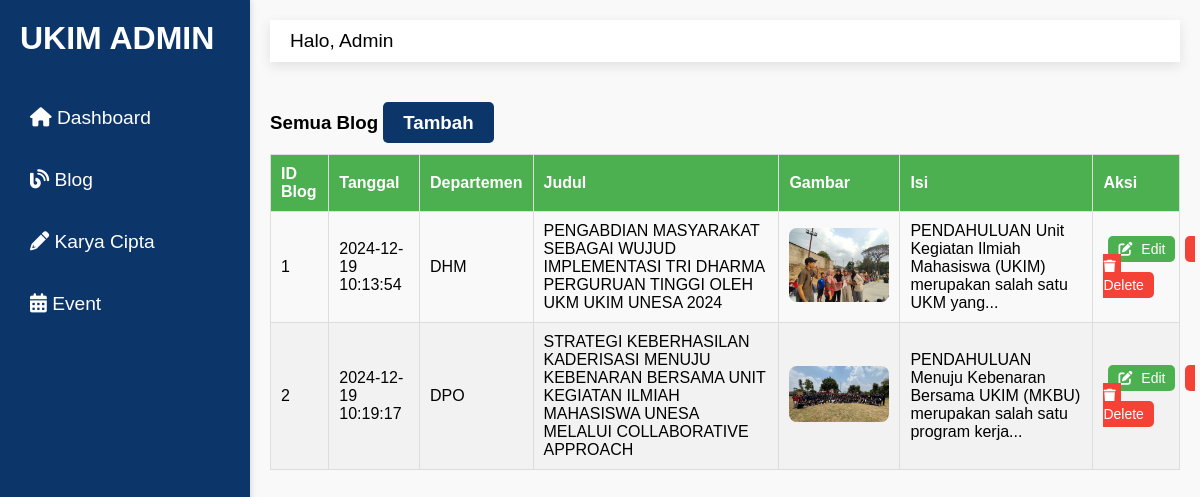
Screenshot of /admin/article.php with the database file from the repository.
### tables this page shows
CREATE TABLE `blog_ukim` (
  `id_blog` int NOT NULL,
  `tgl` timestamp NOT NULL DEFAULT CURRENT_TIMESTAMP ON UPDATE CURRENT_TIMESTAMP,
  `departemen` enum('BPH','DPO','DPR','DHM','DPE') NOT NULL,
  `judul` varchar(255) NOT NULL,
  `gambar` varchar(255) NOT NULL,
  `isi` longtext NOT NULL
);

### admin/article.php (the view)
<?php
include('./layout/header-admin.php');
?>
<body>
    <div class="main-table">
        <h3 class="mb-3">Semua Blog
            <a href="article-add.php" class="btn btn-success">Tambah</a>
        </h3>
        <table class="data-table">
            <thead>
                <tr>
                    <th>ID Blog</th>
                    <th>Tanggal</th>
                    <th>Departemen</th>
                    <th>Judul</th>
                    <th>Gambar</th>
                    <th>Isi</th>
                    <th>Aksi</th>
                </tr>
            </thead>
            <tbody>
                <?php
                $sql = "SELECT id_blog, tgl, departemen, judul, gambar, isi FROM blog_ukim";
                $result = mysqli_query($conn, $sql);
                while ($row = mysqli_fetch_array($result)) {
                ?>
                    <tr>
                        <td><?= htmlspecialchars($row['id_blog']); ?></td>
                        <td><?= htmlspecialchars($row['tgl']); ?></td>
                        <td><?= htmlspecialchars($row['departemen']); ?></td>
                        <td><?= htmlspecialchars($row['judul']); ?></td>
                        <td>
                            <img src="../<?= htmlspecialchars($row['gambar']); ?>" alt="Gambar" width="100">
                        </td>
                        <td>
                            <?php
                            $words = explode(" ", $row['isi']);
                            $limited_text = implode(" ", array_slice($words, 0, 10));
                            echo htmlspecialchars($limited_text) . (count($words) > 10 ? "..." : "");
                            ?>
                        </td>
                        <td>
                            <a href="article-edit.php?id=<?= htmlspecialchars($row['id_blog']); ?>" class="edit-btn">
                                <i class="fas fa-edit"></i> Edit
                            </a>
                            <a href="../conn/controller.php?action=delete&type=blog&id=<?= htmlspecialchars($row['id_blog']); ?>"
                               class="delete-btn"
                               onclick="return confirm('Apakah Anda yakin ingin menghapus blog ini?')">
                                <i class="fas fa-trash"></i> Delete
                            </a>
                        </td>
                    </tr>
                <?php } ?>
            </tbody>
        </table>
    </div>
</body>
</html>

### admin/style/admin.css (style rules this page uses)
:root { --primary-color: #FFC436; --secondary-color: #0C356A; --text-dark-color: #333; --text-light-color: #FFFFFF; --main-font: 'Montserrat', sans-serif; --heading-font: 'Lora', serif; }
* { margin: 0; padding: 0; box-sizing: border-box; }
body { font-family: 'Montserrat', sans-serif; background-color: #f9f9f9; display: flex; }
.mb-3 { margin-bottom: 20px; }
.data-table { width: 100%; border-collapse: collapse; margin: 20px 0; }
.data-table th, .data-table td { padding: 10px; text-align: left; border: 1px solid #ddd; }
.data-table th { background-color: #4CAF50; color: white; }
.data-table tr:nth-child(even) { background-color: #f2f2f2; }
.data-table img { border-radius: 8px; }
.edit-btn, .delete-btn { padding: 5px 10px; margin: 5px; text-decoration: none; color: white; border-radius: 5px; font-size: 14px; }
.edit-btn { background-color: #4CAF50; }
.delete-btn { background-color: #f44336; }
.edit-btn i, .delete-btn i { margin-right: 5px; }
.btn { background-color: #0C356A; color: white; padding: 10px 20px; border-radius: 5px; text-decoration: none; font-weight: bold; transition: background-color 0.3s; }

### rows the page displays
blog_ukim: id_blog "1", tgl "2024-12-19 10:13:54", departemen "DHM", judul "PENGABDIAN MASYARAKAT SEBAGAI WUJUD IMPLEMENTASI TRI DHARMA PERGURUAN TINGGI OLEH UKM UKIM UNESA 2024", gambar (picture), limited_text "PENDAHULUAN Unit Kegiatan Ilmiah Mahasiswa (UKIM) merupakan salah satu UKM yang"
blog_ukim: id_blog "2", tgl "2024-12-19 10:19:17", departemen "DPO", judul "STRATEGI KEBERHASILAN KADERISASI MENUJU KEBENARAN BERSAMA UNIT KEGIATAN ILMIAH MAHASISWA UNESA MELALUI COLLABORATIVE APPROACH", gambar (picture), limited_text "PENDAHULUAN Menuju Kebenaran Bersama UKIM (MKBU) merupakan salah satu program kerja"
